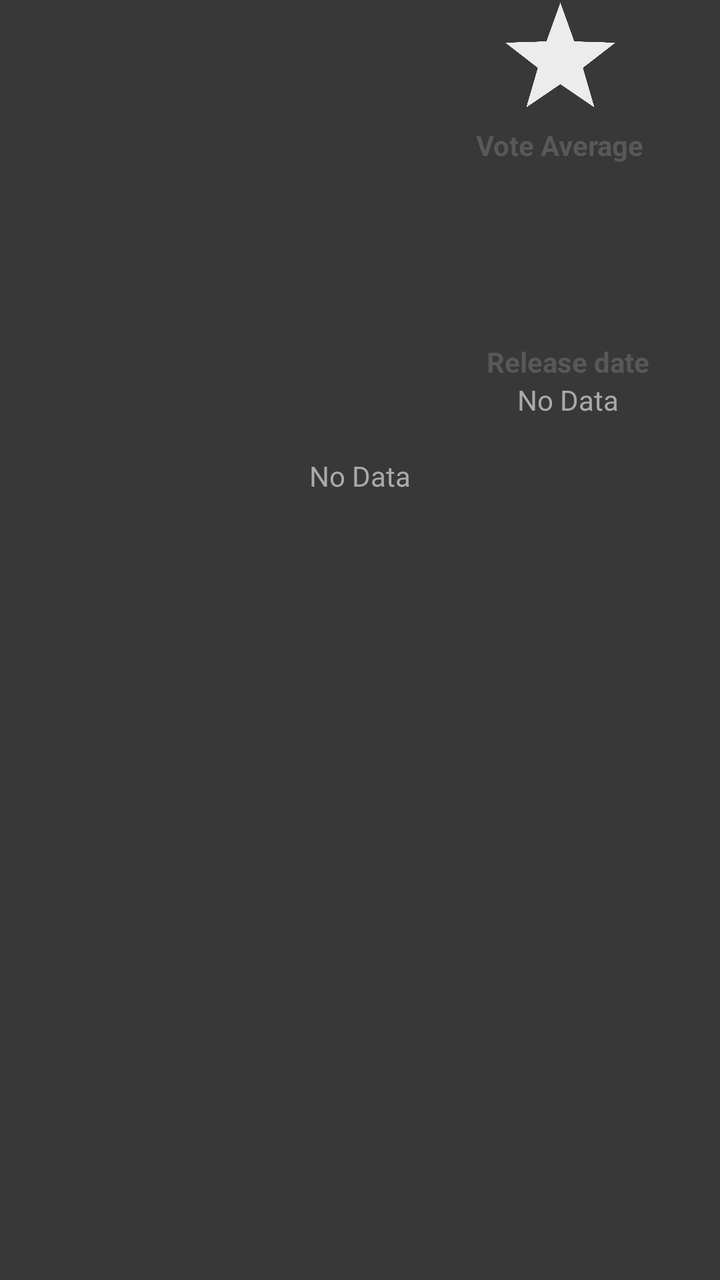
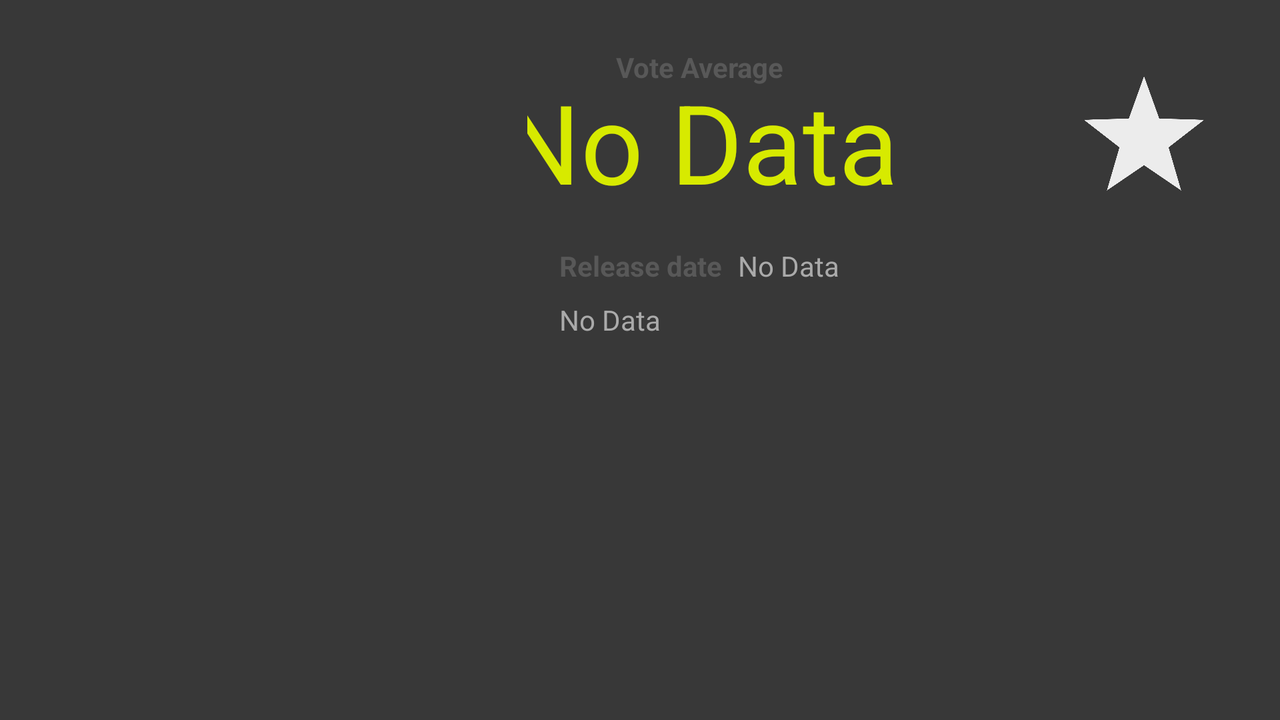

Compare how this app lays out the same screen by default and in its alternative resource folder. The renders come first, then the two layout files and the values they reference.
<!-- AndroidManifest.xml: application theme AppTheme -->
<!-- res/layout/movie_detail.xml -->
<?xml version="1.0" encoding="utf-8"?>
<android.support.constraint.ConstraintLayout
    xmlns:android="http://schemas.android.com/apk/res/android"
    xmlns:app="http://schemas.android.com/apk/res-auto"
    android:id="@+id/main_layout"
    android:layout_width="match_parent"
    android:layout_height="match_parent"
    android:background="@color/mid_gray">

    <ScrollView
        android:id="@+id/scroll"
        android:layout_width="0dp"
        android:layout_height="0dp"
        android:layout_marginEnd="0dp"
        android:layout_marginStart="0dp"
        app:layout_constraintBottom_toBottomOf="parent"
        app:layout_constraintEnd_toEndOf="parent"
        app:layout_constraintStart_toStartOf="parent"
        app:layout_constraintTop_toTopOf="parent"
        app:layout_constraintVertical_bias="0.51">

        <android.support.constraint.ConstraintLayout
            android:layout_width="match_parent"
            android:layout_height="wrap_content">

            <ImageView
                android:id="@+id/poster_image"
                android:layout_width="200dp"
                android:layout_height="wrap_content"
                android:adjustViewBounds="true"
                android:background="@color/mid_gray"
                android:contentDescription="@string/poster_cover"
                app:layout_constraintBottom_toTopOf="@+id/plot"
                app:layout_constraintStart_toStartOf="parent"
                app:layout_constraintTop_toTopOf="parent"
                />

            <ImageView
                android:id="@+id/favorite_star"
                android:layout_width="55dp"
                android:layout_height="55dp"
                android:layout_marginBottom="8dp"
                android:contentDescription="@string/no_data"
                app:layout_constraintBottom_toTopOf="@+id/vote_descr"
                app:layout_constraintEnd_toEndOf="parent"
                app:layout_constraintStart_toEndOf="@+id/poster_image"
                app:layout_constraintTop_toTopOf="parent"
                app:layout_constraintVertical_bias="0.53"
                app:srcCompat="@drawable/fav_star"/>

            <ImageView
                android:id="@+id/animate_star"
                android:alpha="0.0"
                android:layout_width="55dp"
                android:layout_height="55dp"
                android:layout_marginBottom="8dp"
                android:contentDescription="@string/no_data"
                app:layout_constraintBottom_toTopOf="@+id/vote_descr"
                app:layout_constraintEnd_toEndOf="parent"
                app:layout_constraintStart_toEndOf="@+id/poster_image"
                app:layout_constraintTop_toTopOf="parent"
                app:layout_constraintVertical_bias="0.53"
                app:srcCompat="@drawable/fav_star"/>

            <TextView
                android:id="@+id/vote_descr"
                android:layout_width="wrap_content"
                android:layout_height="wrap_content"
                android:text="@string/vote_desc"
                android:textColor="@color/dark_gray"
                android:textStyle="bold"
                app:layout_constraintBottom_toTopOf="@+id/vote"
                app:layout_constraintEnd_toEndOf="parent"
                app:layout_constraintStart_toEndOf="@+id/poster_image"/>


            <TextView
                android:id="@+id/vote"
                android:layout_width="wrap_content"
                android:layout_height="0dp"
                android:layout_marginBottom="16dp"
                android:fontFamily="sans-serif"
                android:textColor="@color/main_color_light"
                android:textSize="55sp"
                app:layout_constraintBottom_toTopOf="@+id/release_descr"
                app:layout_constraintEnd_toEndOf="parent"
                app:layout_constraintStart_toEndOf="@+id/poster_image"/>

            <TextView
                android:id="@+id/release_descr"
                android:layout_width="wrap_content"
                android:layout_height="wrap_content"
                android:layout_marginStart="8dp"
                android:text="@string/release_desc"
                android:textColor="@color/dark_gray"
                android:textStyle="bold"
                app:layout_constraintBottom_toTopOf="@+id/release"
                app:layout_constraintEnd_toEndOf="parent"
                app:layout_constraintStart_toEndOf="@+id/poster_image"/>

            <TextView
                android:id="@+id/release"
                android:layout_width="wrap_content"
                android:layout_height="wrap_content"
                android:layout_marginBottom="3dp"
                android:layout_marginStart="8dp"
                android:text="@string/no_data"
                android:textColor="@android:color/darker_gray"
                app:layout_constraintBottom_toBottomOf="@+id/poster_image"
                app:layout_constraintEnd_toEndOf="parent"
                app:layout_constraintStart_toEndOf="@+id/poster_image"/>

            <TextView
                android:id="@+id/plot"
                android:layout_width="0dp"
                android:layout_height="50dp"
                android:layout_marginEnd="16dp"
                android:layout_marginStart="16dp"
                android:layout_marginTop="16dp"
                android:text="@string/no_data"
                android:textAlignment="center"
                android:textColor="@android:color/darker_gray"
                app:layout_constraintEnd_toEndOf="parent"
                app:layout_constraintStart_toStartOf="parent"
                app:layout_constraintTop_toBottomOf="@+id/poster_image"/>

            <ImageView
                android:id="@+id/divider1"
                android:visibility="invisible"
                android:layout_width="0dp"
                android:layout_height="2dp"
                android:layout_marginEnd="16dp"
                android:layout_marginStart="16dp"
                android:layout_marginTop="19dp"
                android:background="@color/main_color_light"
                android:contentDescription="@string/line"
                app:layout_constraintEnd_toEndOf="parent"
                app:layout_constraintLeft_toLeftOf="parent"
                app:layout_constraintRight_toRightOf="parent"
                app:layout_constraintStart_toStartOf="parent"
                app:layout_constraintTop_toBottomOf="@+id/plot"/>

            <TextView
                android:id="@+id/rewiews_title"
                android:layout_width="0dp"
                android:layout_height="wrap_content"
                android:layout_marginEnd="16dp"
                android:layout_marginStart="16dp"
                android:layout_marginTop="8dp"
                android:text="@string/reviews"
                android:textAlignment="center"
                android:textColor="@android:color/darker_gray"
                android:textSize="18sp"
                android:textStyle="bold"
                android:visibility="invisible"
                app:layout_constraintEnd_toEndOf="parent"
                app:layout_constraintLeft_toLeftOf="parent"
                app:layout_constraintRight_toRightOf="parent"
                app:layout_constraintStart_toStartOf="parent"
                app:layout_constraintTop_toBottomOf="@+id/divider1"/>

            <LinearLayout
                android:id="@+id/reviews_layout"
                android:layout_width="match_parent"
                android:layout_height="wrap_content"
                android:layout_marginEnd="16dp"
                android:layout_marginStart="16dp"
                android:orientation="vertical"
                app:layout_constraintEnd_toEndOf="parent"
                app:layout_constraintStart_toStartOf="parent"
                app:layout_constraintTop_toBottomOf="@+id/rewiews_title"/>

            <ImageView
                android:id="@+id/divider2"
                android:visibility="invisible"
                android:layout_width="0dp"
                android:layout_height="2dp"
                android:layout_marginEnd="16dp"
                android:layout_marginStart="16dp"
                android:layout_marginTop="16dp"
                android:background="@color/main_color_light"
                android:contentDescription="@string/line"
                app:layout_constraintEnd_toEndOf="parent"
                app:layout_constraintLeft_toLeftOf="parent"
                app:layout_constraintRight_toRightOf="parent"
                app:layout_constraintStart_toStartOf="parent"
                app:layout_constraintTop_toBottomOf="@+id/reviews_layout"/>

            <TextView
                android:id="@+id/trailers_title"
                android:visibility="invisible"
                android:layout_width="0dp"
                android:layout_height="wrap_content"
                android:layout_marginEnd="16dp"
                android:layout_marginStart="16dp"
                android:layout_marginTop="8dp"
                android:text="@string/trailers"
                android:textAlignment="center"
                android:textColor="@android:color/darker_gray"
                android:textSize="18sp"
                android:textStyle="bold"
                app:layout_constraintEnd_toEndOf="parent"
                app:layout_constraintLeft_toLeftOf="parent"
                app:layout_constraintRight_toRightOf="parent"
                app:layout_constraintStart_toStartOf="parent"
                app:layout_constraintTop_toBottomOf="@+id/divider2"/>

            <include
                android:id="@+id/trailers_layout"
                layout="@layout/trailer_item"
                android:layout_width="0dp"
                android:layout_height="wrap_content"
                android:layout_marginEnd="16dp"
                android:layout_marginStart="16dp"
                android:layout_marginTop="4dp"
                app:layout_constraintBottom_toBottomOf="parent"
                app:layout_constraintEnd_toEndOf="parent"
                app:layout_constraintStart_toStartOf="parent"
                app:layout_constraintTop_toBottomOf="@+id/trailers_title"/>


        </android.support.constraint.ConstraintLayout>
    </ScrollView>


    <ImageView
        android:id="@+id/no_internet_conn"
        android:visibility="invisible"
        android:layout_width="250dp"
        android:layout_height="250dp"
        android:contentDescription="@string/no_data"
        app:layout_constraintBottom_toBottomOf="parent"
        app:layout_constraintEnd_toEndOf="parent"
        app:layout_constraintStart_toStartOf="parent"
        app:layout_constraintTop_toBottomOf="parent"
        app:srcCompat="@drawable/no_connection"/>
</android.support.constraint.ConstraintLayout>
<!-- res/layout/trailer_item.xml (included above) -->
<?xml version="1.0" encoding="utf-8"?>
<LinearLayout xmlns:android="http://schemas.android.com/apk/res/android"
              android:layout_width="match_parent"
              android:layout_height="match_parent"
              android:gravity="center_horizontal|center_vertical"
              android:orientation="vertical">

</LinearLayout>
<!-- resources referenced by this layout -->
<resources>
  <color name="dark_gray">#585858</color>
  <color name="main_color_light">#d7ea00</color>
  <color name="mid_gray">#383838</color>
  <!-- drawable fav_star: png bitmap (drawable, 14280 bytes) -->
  <!-- drawable no_connection: png bitmap (drawable, 10372 bytes) -->
  <string name="line">line</string>
  <string name="no_data">No Data</string>
  <string name="poster_cover">poster cover</string>
  <string name="release_desc">Release date</string>
  <string name="reviews">Reviews</string>
  <string name="trailers">Trailers</string>
  <string name="vote_desc">Vote Average</string>
  <style name="AppTheme" parent="Theme.AppCompat.Light.DarkActionBar">
          
          <item name="colorPrimary">@color/colorPrimary</item>
          <item name="colorPrimaryDark">@color/colorPrimaryDark</item>
          <item name="colorAccent">@color/colorAccent</item>
      </style>
  <color name="colorPrimary">#202020</color>
  <color name="colorPrimaryDark">#1b1b1b</color>
  <color name="colorAccent">#FF4081</color>
</resources>
<!-- res/layout-land/movie_detail.xml (the repository's variant of the layout above) -->
<!-- drawn on the phone turned sideways -->
<?xml version="1.0" encoding="utf-8"?>
<android.support.constraint.ConstraintLayout
    xmlns:android="http://schemas.android.com/apk/res/android"
    xmlns:app="http://schemas.android.com/apk/res-auto"
    android:layout_width="match_parent"
    android:layout_height="match_parent"
    android:background="@color/mid_gray">

    <android.support.constraint.Guideline
        android:id="@+id/guideline"
        android:layout_width="match_parent"
        android:layout_height="wrap_content"
        android:orientation="vertical"
        app:layout_constraintGuide_percent="0.41216215"/>

    <ImageView
        android:id="@+id/poster_image"
        android:layout_width="0dp"
        android:layout_height="0dp"
        android:adjustViewBounds="true"
        android:scaleType="centerCrop"
        android:background="@color/mid_gray"
        android:contentDescription="@string/poster_cover"
        app:layout_constraintBottom_toBottomOf="parent"
        app:layout_constraintEnd_toStartOf="@+id/guideline"
        app:layout_constraintStart_toStartOf="parent"
        app:layout_constraintTop_toTopOf="parent"/>


    <ScrollView
        android:id="@+id/scroll"
        android:layout_width="0dp"
        android:layout_height="0dp"
        app:layout_constraintBottom_toBottomOf="parent"
        app:layout_constraintEnd_toEndOf="parent"
        app:layout_constraintStart_toStartOf="@+id/guideline"
        app:layout_constraintTop_toTopOf="parent">

        <android.support.constraint.ConstraintLayout
            android:layout_width="match_parent"
            android:layout_height="wrap_content">


            <ImageView
                android:id="@+id/favorite_star"
                android:layout_width="60dp"
                android:layout_height="60dp"
                android:layout_marginBottom="8dp"
                android:layout_marginEnd="8dp"
                android:layout_marginStart="8dp"
                android:contentDescription="@string/no_data"
                app:layout_constraintBottom_toBottomOf="@+id/vote"
                app:layout_constraintEnd_toEndOf="parent"
                app:layout_constraintHorizontal_bias="0.74"
                app:layout_constraintStart_toEndOf="@+id/vote"
                app:layout_constraintTop_toTopOf="@+id/vote"
                app:srcCompat="@drawable/fav_star"/>


            <ImageView
                android:id="@+id/animate_star"
                android:alpha="0.0"
                android:layout_width="60dp"
                android:layout_height="60dp"
                android:layout_marginBottom="8dp"
                android:layout_marginEnd="8dp"
                android:layout_marginStart="8dp"
                android:contentDescription="@string/no_data"
                app:layout_constraintBottom_toBottomOf="@+id/vote"
                app:layout_constraintEnd_toEndOf="parent"
                app:layout_constraintHorizontal_bias="0.74"
                app:layout_constraintStart_toEndOf="@+id/vote"
                app:layout_constraintTop_toTopOf="@+id/vote"
                app:srcCompat="@drawable/fav_star"/>

            <TextView
                android:id="@+id/vote"
                android:layout_width="wrap_content"
                android:layout_height="wrap_content"
                android:layout_marginTop="10dp"
                android:fontFamily="sans-serif"
                android:text="@string/no_data"
                android:textColor="@color/main_color_light"
                android:textSize="55sp"
                app:layout_constraintEnd_toEndOf="@+id/release"
                app:layout_constraintStart_toStartOf="@+id/release_descr"
                app:layout_constraintTop_toTopOf="@+id/vote_descr"/>

            <TextView
                android:id="@+id/vote_descr"
                android:layout_width="wrap_content"
                android:layout_height="wrap_content"
                android:layout_marginTop="24dp"
                android:text="@string/vote_desc"
                android:textColor="@color/dark_gray"
                android:textStyle="bold"
                app:layout_constraintEnd_toEndOf="@+id/vote"
                app:layout_constraintStart_toStartOf="@+id/vote"
                app:layout_constraintTop_toTopOf="parent"/>

            <TextView
                android:id="@+id/release_descr"
                android:layout_width="wrap_content"
                android:layout_height="wrap_content"
                android:layout_marginStart="16dp"
                android:layout_marginTop="16dp"
                android:text="@string/release_desc"
                android:textColor="@color/dark_gray"
                android:textStyle="bold"
                app:layout_constraintHorizontal_chainStyle="packed"
                app:layout_constraintStart_toStartOf="parent"
                app:layout_constraintTop_toBottomOf="@+id/vote"/>


            <TextView
                android:id="@+id/release"
                android:layout_width="wrap_content"
                android:layout_height="wrap_content"
                android:layout_marginStart="8dp"
                android:text="@string/no_data"
                android:textColor="@android:color/darker_gray"
                app:layout_constraintBottom_toBottomOf="@+id/release_descr"
                app:layout_constraintStart_toEndOf="@+id/release_descr"
                app:layout_constraintTop_toTopOf="@+id/release_descr"/>

            <TextView
                android:id="@+id/plot"
                android:layout_width="0dp"
                android:layout_height="50dp"
                android:layout_marginEnd="16dp"
                android:layout_marginStart="16dp"
                android:layout_marginTop="8dp"
                android:text="@string/no_data"
                android:textAlignment="viewStart"
                android:textColor="@android:color/darker_gray"
                app:layout_constraintEnd_toEndOf="parent"
                app:layout_constraintStart_toStartOf="parent"
                app:layout_constraintTop_toBottomOf="@+id/release"/>

            <ImageView
                android:id="@+id/divider1"
                android:visibility="invisible"
                android:layout_width="0dp"
                android:layout_height="2dp"
                android:layout_marginEnd="16dp"
                android:layout_marginStart="16dp"
                android:layout_marginTop="19dp"
                android:background="@color/main_color_light"
                android:contentDescription="@string/line"
                app:layout_constraintEnd_toEndOf="parent"
                app:layout_constraintLeft_toLeftOf="parent"
                app:layout_constraintRight_toRightOf="parent"
                app:layout_constraintStart_toStartOf="parent"
                app:layout_constraintTop_toBottomOf="@+id/plot"/>

            <TextView
                android:id="@+id/rewiews_title"
                android:visibility="invisible"
                android:layout_width="0dp"
                android:layout_height="wrap_content"
                android:layout_marginEnd="16dp"
                android:layout_marginStart="16dp"
                android:layout_marginTop="8dp"
                android:text="@string/reviews"
                android:textAlignment="center"
                android:textColor="@android:color/darker_gray"
                android:textSize="18sp"
                android:textStyle="bold"
                app:layout_constraintEnd_toEndOf="parent"
                app:layout_constraintLeft_toLeftOf="parent"
                app:layout_constraintRight_toRightOf="parent"
                app:layout_constraintStart_toStartOf="parent"
                app:layout_constraintTop_toBottomOf="@+id/divider1"/>

            <LinearLayout
                android:id="@+id/reviews_layout"
                android:layout_width="match_parent"
                android:layout_height="wrap_content"
                android:layout_marginEnd="16dp"
                android:layout_marginStart="16dp"
                android:orientation="vertical"
                app:layout_constraintEnd_toEndOf="parent"
                app:layout_constraintStart_toStartOf="parent"
                app:layout_constraintTop_toBottomOf="@+id/rewiews_title"/>

            <ImageView
                android:id="@+id/divider2"
                android:visibility="invisible"
                android:layout_width="0dp"
                android:layout_height="2dp"
                android:layout_marginEnd="16dp"
                android:layout_marginStart="16dp"
                android:layout_marginTop="16dp"
                android:background="@color/main_color_light"
                android:contentDescription="@string/line"
                app:layout_constraintEnd_toEndOf="parent"
                app:layout_constraintLeft_toLeftOf="parent"
                app:layout_constraintRight_toRightOf="parent"
                app:layout_constraintStart_toStartOf="parent"
                app:layout_constraintTop_toBottomOf="@+id/reviews_layout"/>

            <TextView
                android:id="@+id/trailers_title"
                android:visibility="invisible"
                android:layout_width="0dp"
                android:layout_height="wrap_content"
                android:layout_marginEnd="16dp"
                android:layout_marginStart="16dp"
                android:layout_marginTop="8dp"
                android:text="@string/trailers"
                android:textAlignment="center"
                android:textColor="@android:color/darker_gray"
                android:textSize="18sp"
                android:textStyle="bold"
                app:layout_constraintEnd_toEndOf="parent"
                app:layout_constraintLeft_toLeftOf="parent"
                app:layout_constraintRight_toRightOf="parent"
                app:layout_constraintStart_toStartOf="parent"
                app:layout_constraintTop_toBottomOf="@+id/divider2"/>

            <include
                android:id="@+id/trailers_layout"
                layout="@layout/trailer_item"
                android:layout_width="0dp"
                android:layout_height="wrap_content"
                android:layout_marginEnd="16dp"
                android:layout_marginStart="16dp"
                android:layout_marginTop="4dp"
                app:layout_constraintBottom_toBottomOf="parent"
                app:layout_constraintEnd_toEndOf="parent"
                app:layout_constraintStart_toStartOf="parent"
                app:layout_constraintTop_toBottomOf="@+id/trailers_title"/>

        </android.support.constraint.ConstraintLayout>

    </ScrollView>

    <ImageView
        android:id="@+id/no_internet_conn"
        android:visibility="invisible"
        android:layout_width="200dp"
        android:layout_height="200dp"
        android:contentDescription="@string/no_data"
        app:layout_constraintBottom_toBottomOf="parent"
        app:layout_constraintEnd_toEndOf="parent"
        app:layout_constraintStart_toStartOf="parent"
        app:layout_constraintTop_toBottomOf="parent"
        app:srcCompat="@drawable/no_connection"/>

</android.support.constraint.ConstraintLayout>
